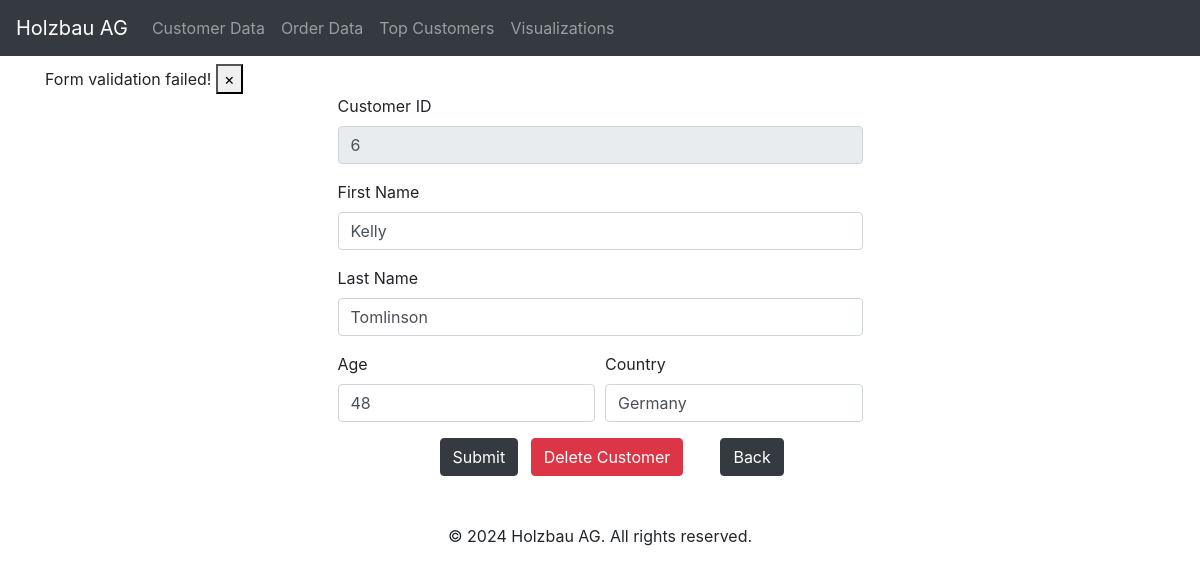
/edit_customer/6, run on the app's committed database.
### models.py (models this page shows, shortened)
class Customer(db.Model):
    __tablename__ = 'customer_data'
    Customer_ID = db.Column(db.Integer, primary_key=True)
    Customer_First_Name = db.Column(db.String(50), nullable=False)
    Customer_Last_Name = db.Column(db.String(50), nullable=False)
    Age = db.Column(db.Integer)
    Country = db.Column(db.String(50))
    orders = db.relationship('Order', backref='customer', lazy=True)

### routes.py (the view)
@bp.route('/edit_customer/<int:Customer_ID>', methods=['GET', 'POST'])
def edit_customer(Customer_ID):
    customer = Customer.query.get_or_404(Customer_ID)
    form = CustomerForm()
    if form.validate_on_submit():
        customer.Customer_ID = form.Customer_ID.data
        customer.Customer_First_Name = form.Customer_First_Name.data
        customer.Customer_Last_Name = form.Customer_Last_Name.data
        customer.Age = form.Age.data
        customer.Country = form.Country.data
        form.populate_obj(customer)
        db.session.commit()
        flash('Customer updated successfully!', 'success')
        return redirect(url_for('holzbauag.customer_data'))
    else:
        flash('Form validation failed!', 'error')
    return render_template('edit_customer.html', form=form, customer=customer)

### routes.py
class CustomerForm(FlaskForm):
    Customer_ID = IntegerField('Customer_ID', validators=[DataRequired()])
    Customer_First_Name = StringField('Customer_First_Name', validators=[DataRequired()])
    Customer_Last_Name = StringField('Customer_Last_Name', validators=[DataRequired()])
    Age = IntegerField('Age', validators=[DataRequired()])
    Country = StringField('Country', validators=[DataRequired()])
    submit = SubmitField('Submit')

### templates/edit_customer.html (shortened to what this page needs)
{% extends "base.html" %}
{% block content %}
{% include "messages.html" %}
<div class="container">
    <div class="row justify-content-center">
        <div class="col-md-6">
            <form action="/edit_customer/{{ customer.Customer_ID }}" method="post" class="needs-validation" novalidate>
                <div class="form-group">
                    <label for="Customer_ID">Customer ID</label>
                    <input type="text" id="Customer_ID" name="Customer_ID" class="form-control" value="{{ customer.Customer_ID }}" readonly>
                </div>
                <div class="form-group">
                    <label for="Customer_First_Name">First Name</label>
                    <input type="text" id="Customer_First_Name" name="Customer_First_Name" class="form-control" value="{{ customer.Customer_First_Name }}">
                </div>
                <div class="form-group">
                    <label for="Customer_Last_Name">Last Name</label>
                    <input type="text" id="Customer_Last_Name" name="Customer_Last_Name" class="form-control" value="{{ customer.Customer_Last_Name }}">
                </div>
                <div class="form-row">
                    <div class="col-md-6">
                        <div class="form-group">
                            <label for="Age">Age</label>
                            <input type="text" id="Age" name="Age" class="form-control" value="{{ customer.Age }}">
                        </div>
                    </div>
                    <div class="col-md-6">
                        <div class="form-group">
                            <label for="Country">Country</label>
                            <input type="text" id="Country" name="Country" class="form-control" value="{{ customer.Country }}">
                        </div>
                    </div>
                </div>
                <div class="form-row justify-content-center">
                    <div class="col-md-6">
                        <button type="submit" class="btn btn-dark mr-2" onclick="return confirm('Are you sure you want to edit this customer?')">Submit</button>
                        <a href="/delete_customer/{{ customer.Customer_ID }}" class="btn btn-danger mr-2" onclick="return confirm('Are you sure you want to delete this customer?')">Delete Customer</a>
                    </div>
                <div class="form-row justify-content-center">
                    <div class="col-md-6">
                        <a href="javascript:history.go(-1)" class="btn btn-dark back-button">Back</a>
                    </div>
                </div>
            </form>
        </div>
    </div>
</div>
<footer class="mt-5">
    <p class="text-center">&copy; 2024 Holzbau AG. All rights reserved.</p>
</footer>
{% endblock %}

### data on the page
Customer: Customer_ID "6", Customer_First_Name "Kelly", Customer_Last_Name "Tomlinson", Age "48", Country "Germany"

### other printed values
{{ message }} "Form validation failed!"
